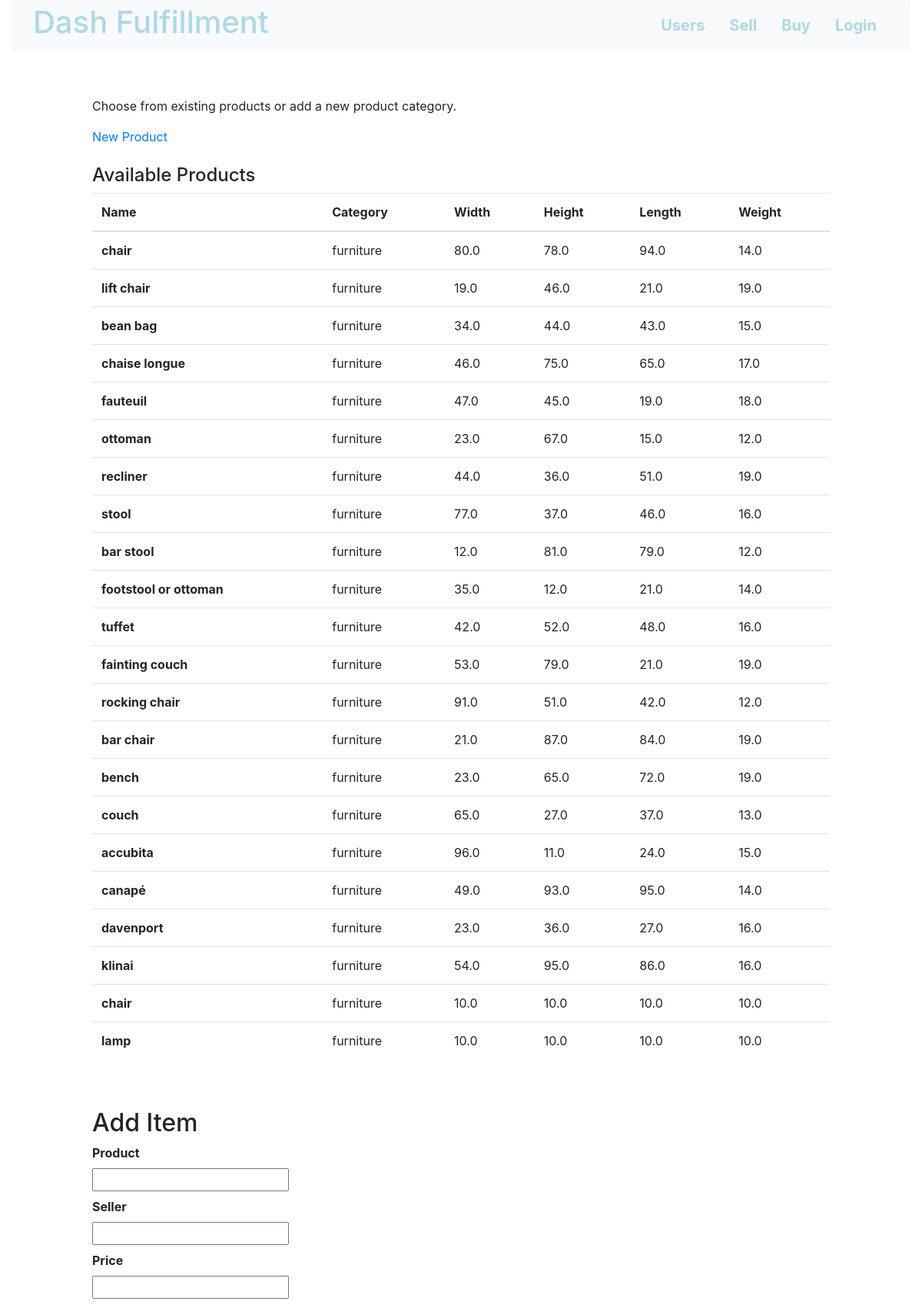
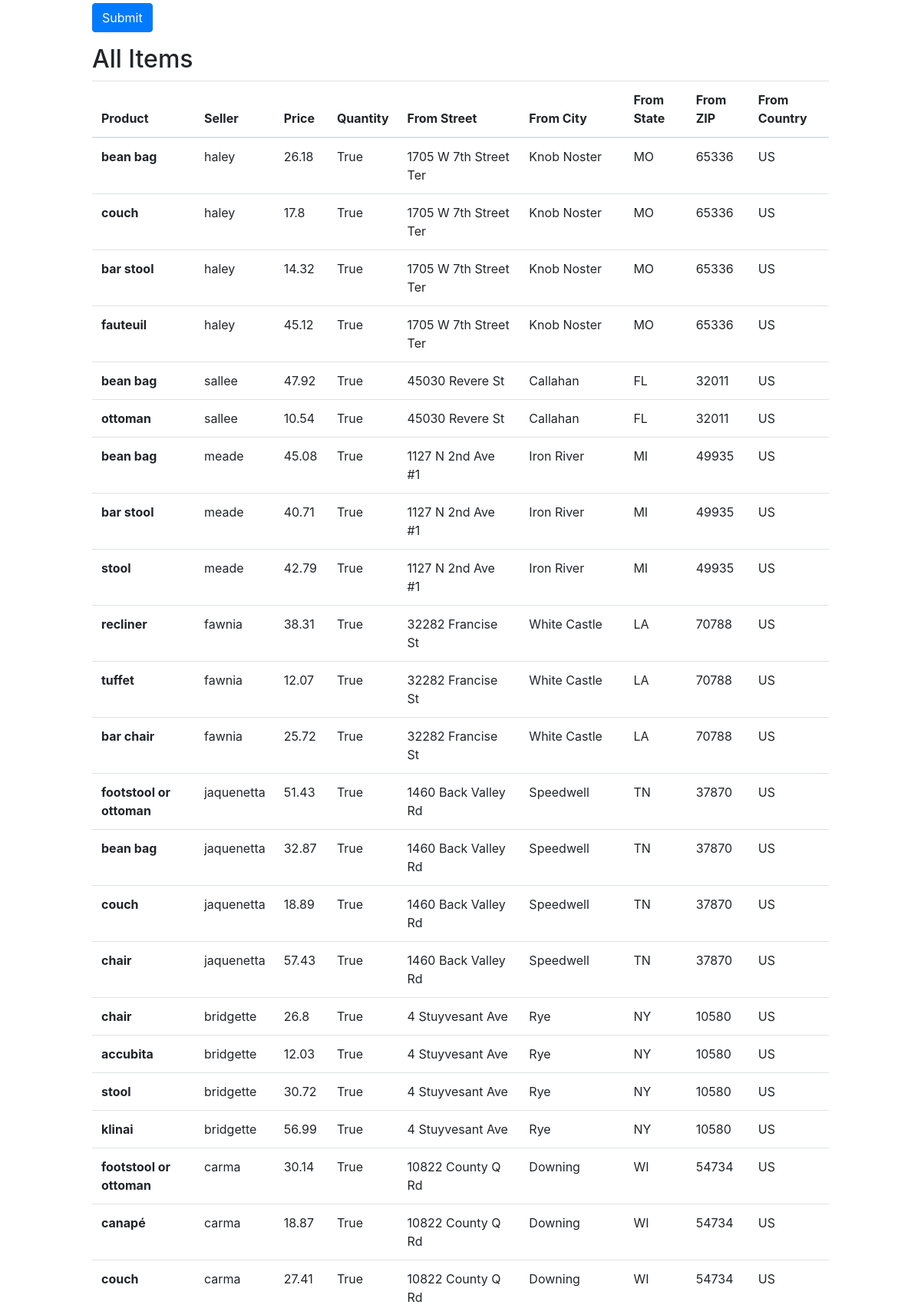
The page /sell (upper part) on the database its author committed (2 pictures, top to bottom).
### db_creator.py (models this page shows)
class Product(Base):
    __tablename__ = "products"
    id = Column(Integer, primary_key=True)
    name = Column(String)
    category = Column(String)
    width = Column(Float)
    height = Column(Float)
    length = Column(Float)
    weight = Column(Float)
    items = relationship('Item', backref='Product',
        cascade='all, delete-orphan', lazy='dynamic')

class Item(Base):
    __tablename__ = "items"
    id = Column(Integer, primary_key=True)
    product_id = Column(Integer, ForeignKey('products.id'))
    product = Column(String)
    seller_id = Column(Integer, ForeignKey('users.id'))
    seller = Column(String)
    price = Column(Float)
    quantity = Column(Boolean)

class User(Base):
    __tablename__ = "users"
    id = Column(Integer, primary_key=True)
    name = Column(String)
    street = Column(String)
    city = Column(String)
    state = Column(String)
    zip = Column(String)
    country = Column(String)
    user_type = Column(String)
    items = relationship('Item', backref='User',
        cascade='all, delete-orphan', lazy='dynamic')

### main.py (the view, shortened to what this page needs)
@app.route('/sell', methods=['GET', 'POST'])
def sell():
    item_form = ItemForm(request.form)
    product_results = db_session.query(Product).all()
    item_results = join_item_seller(db_session).all()
    return render_template('sell.html',
        product_results=product_results,
        item_results=item_results,
        item_form=item_form)

### forms.py
class ItemForm(Form):
    product = StringField('Product')
    seller = StringField('Seller')
    price = FloatField('Price')

### main.py (called while the page is built)
def join_item_seller(db_session):
    return db_session.query(Item).\
        join(User, User.id==Item.seller_id).\
        with_entities(Item.id, Item.product,
            Item.seller, Item.price, Item.quantity,
            User.street.label('street'), User.city.label('city'),
            User.state.label('state'), User.zip.label('zip'),
            User.country.label('country'))

### templates/sell.html (shortened to what this page needs)
<!DOCTYPE html>
<html lang="en" dir="ltr">
  <head>
  </head>
  <body>
    {% extends "template.html" %}
    {% block content %}
    <div class="info" style="padding-left: 10%; padding-right: 10%; padding-top : 5%; padding-bottom : 5%;">
      <p>Choose from existing products or add a new product category.</p>
      <a href="{{ url_for('.new_product') }}"> New Product </a>
      <br><br>
      <h4>Available Products</h4>
      <div class="table-responsive">
        <table class="table" id="products">
            <thead>
                <tr>
                    <th scope="col">Name</th>
                    <th scope="col">Category</th>
                    <th scope="col">Width</th>
                    <th scope="col">Height</th>
                    <th scope="col">Length</th>
                    <th scope="col">Weight</th>
                </tr>
            </thead>
            <tbody>
            {% for product in product_results %}
                <tr id={{ product.id }}>
                    <th scope="row">{{ product.name }}</th>
                    <td> {{ product.category }} </td>
                    <td> {{ product.width }} </td>
                    <td> {{ product.height }} </td>
                    <td> {{ product.length }} </td>
                    <td> {{ product.weight }} </td>
                </tr>
            {% endfor %}
            </tbody>
        </table>
      </div>
      <br><br>
      <h2>Add Item</h2>
      {% from "_formhelpers.html" import render_field %}
      <form method=post>
        <dl>
          {{ render_field(item_form.product) }}
          {{ render_field(item_form.seller) }}
          {{ render_field(item_form.price) }}
        </dl>
        <p><button class="btn btn-primary" type="submit">Submit</button>
      </form>
      <h2>All Items</h2>
      <div class="table-responsive">
        <table class="table" id="items">
            <thead>
                <tr>
                    <th scope="col">Product</th>
                    <th scope="col">Seller</th>
                    <th scope="col">Price</th>
                    <th scope="col">Quantity</th>
                    <th scope="col">From Street</th>
                    <th scope="col">From City</th>
                    <th scope="col">From State</th>
                    <th scope="col">From ZIP</th>
                    <th scope="col">From Country</th>
                </tr>
            </thead>
            <tbody>
            {% for item in item_results %}
                <tr id={{ item.id }}>
                    <th scope="row">{{ item.product }}</th>
                    <td> {{ item.seller }} </td>
                    <td> {{ item.price }} </td>
                    <td> {{ item.quantity }} </td>
                    <td> {{ item.street }} </td>
                    <td> {{ item.city }} </td>
                    <td> {{ item.state }} </td>
                    <td> {{ item.zip }} </td>
                    <td> {{ item.country }} </td>
                </tr>
            {% endfor %}
            </tbody>
        </table>
      </div>
    </div>
    {% endblock %}

### rows shown on the page
Product: name "chair", category "furniture", width "80.0", height "78.0", length "94.0", weight "14.0"
Product: name "lift chair", category "furniture", width "19.0", height "46.0", length "21.0", weight "19.0"
Product: name "bean bag", category "furniture", width "34.0", height "44.0", length "43.0", weight "15.0"
Product: name "chaise longue", category "furniture", width "46.0", height "75.0", length "65.0", weight "17.0"
Product: name "fauteuil", category "furniture", width "47.0", height "45.0", length "19.0", weight "18.0"
Product: name "ottoman", category "furniture", width "23.0", height "67.0", length "15.0", weight "12.0"
Product: name "recliner", category "furniture", width "44.0", height "36.0", length "51.0", weight "19.0"
Product: name "stool", category "furniture", width "77.0", height "37.0", length "46.0", weight "16.0"
Product: name "bar stool", category "furniture", width "12.0", height "81.0", length "79.0", weight "12.0"
Product: name "footstool or ottoman", category "furniture", width "35.0", height "12.0", length "21.0", weight "14.0"
Product: name "tuffet", category "furniture", width "42.0", height "52.0", length "48.0", weight "16.0"
Product: name "fainting couch", category "furniture", width "53.0", height "79.0", length "21.0", weight "19.0"
Product: name "rocking chair", category "furniture", width "91.0", height "51.0", length "42.0", weight "12.0"
Product: name "bar chair", category "furniture", width "21.0", height "87.0", length "84.0", weight "19.0"
Product: name "bench", category "furniture", width "23.0", height "65.0", length "72.0", weight "19.0"
Product: name "couch", category "furniture", width "65.0", height "27.0", length "37.0", weight "13.0"
Product: name "accubita", category "furniture", width "96.0", height "11.0", length "24.0", weight "15.0"
Product: name "canapé", category "furniture", width "49.0", height "93.0", length "95.0", weight "14.0"
Product: name "davenport", category "furniture", width "23.0", height "36.0", length "27.0", weight "16.0"
Product: name "klinai", category "furniture", width "54.0", height "95.0", length "86.0", weight "16.0"
Product: name "chair", category "furniture", width "10.0", height "10.0", length "10.0", weight "10.0"
Product: name "lamp", category "furniture", width "10.0", height "10.0", length "10.0", weight "10.0"
Item: product "bean bag", seller "haley", price "26.18", quantity "True", street "1705 W 7th Street Ter", city "Knob Noster", state "MO", zip "65336", country "US"
Item: product "couch", seller "haley", price "17.8", quantity "True", street "1705 W 7th Street Ter", city "Knob Noster", state "MO", zip "65336", country "US"
Item: product "bar stool", seller "haley", price "14.32", quantity "True", street "1705 W 7th Street Ter", city "Knob Noster", state "MO", zip "65336", country "US"
Item: product "fauteuil", seller "haley", price "45.12", quantity "True", street "1705 W 7th Street Ter", city "Knob Noster", state "MO", zip "65336", country "US"
Item: product "bean bag", seller "sallee", price "47.92", quantity "True", street "45030 Revere St", city "Callahan", state "FL", zip "32011", country "US"
Item: product "ottoman", seller "sallee", price "10.54", quantity "True", street "45030 Revere St", city "Callahan", state "FL", zip "32011", country "US"
Item: product "bean bag", seller "meade", price "45.08", quantity "True", street "1127 N 2nd Ave #1", city "Iron River", state "MI", zip "49935", country "US"
Item: product "bar stool", seller "meade", price "40.71", quantity "True", street "1127 N 2nd Ave #1", city "Iron River", state "MI", zip "49935", country "US"
Item: product "stool", seller "meade", price "42.79", quantity "True", street "1127 N 2nd Ave #1", city "Iron River", state "MI", zip "49935", country "US"
Item: product "recliner", seller "fawnia", price "38.31", quantity "True", street "32282 Francise St", city "White Castle", state "LA", zip "70788", country "US"
Item: product "tuffet", seller "fawnia", price "12.07", quantity "True", street "32282 Francise St", city "White Castle", state "LA", zip "70788", country "US"
Item: product "bar chair", seller "fawnia", price "25.72", quantity "True", street "32282 Francise St", city "White Castle", state "LA", zip "70788", country "US"
Item: product "footstool or ottoman", seller "jaquenetta", price "51.43", quantity "True", street "1460 Back Valley Rd", city "Speedwell", state "TN", zip "37870", country "US"
Item: product "bean bag", seller "jaquenetta", price "32.87", quantity "True", street "1460 Back Valley Rd", city "Speedwell", state "TN", zip "37870", country "US"
Item: product "couch", seller "jaquenetta", price "18.89", quantity "True", street "1460 Back Valley Rd", city "Speedwell", state "TN", zip "37870", country "US"
Item: product "chair", seller "jaquenetta", price "57.43", quantity "True", street "1460 Back Valley Rd", city "Speedwell", state "TN", zip "37870", country "US"
Item: product "chair", seller "bridgette", price "26.8", quantity "True", street "4 Stuyvesant Ave", city "Rye", state "NY", zip "10580", country "US"
Item: product "accubita", seller "bridgette", price "12.03", quantity "True", street "4 Stuyvesant Ave", city "Rye", state "NY", zip "10580", country "US"
Item: product "stool", seller "bridgette", price "30.72", quantity "True", street "4 Stuyvesant Ave", city "Rye", state "NY", zip "10580", country "US"
Item: product "klinai", seller "bridgette", price "56.99", quantity "True", street "4 Stuyvesant Ave", city "Rye", state "NY", zip "10580", country "US"
Item: product "footstool or ottoman", seller "carma", price "30.14", quantity "True", street "10822 County Q Rd", city "Downing", state "WI", zip "54734", country "US"
Item: product "canapé", seller "carma", price "18.87", quantity "True", street "10822 County Q Rd", city "Downing", state "WI", zip "54734", country "US"
Item: product "couch", seller "carma", price "27.41", quantity "True", street "10822 County Q Rd", city "Downing", state "WI", zip "54734", country "US"

### other values the page prints
{{ field.label }} "Product Seller Price"
